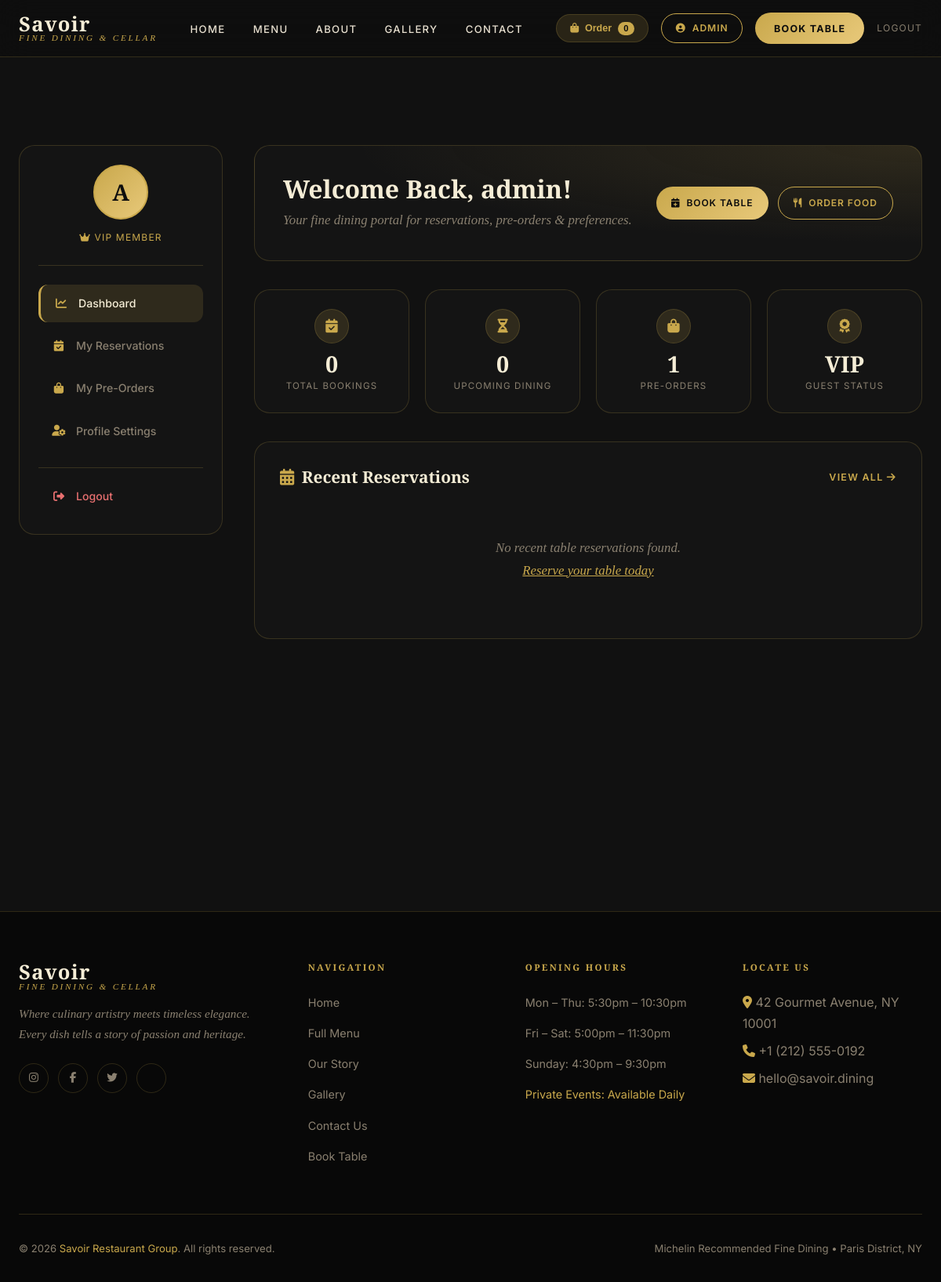
Before: /dashboard/ (signed in) with the older database file.
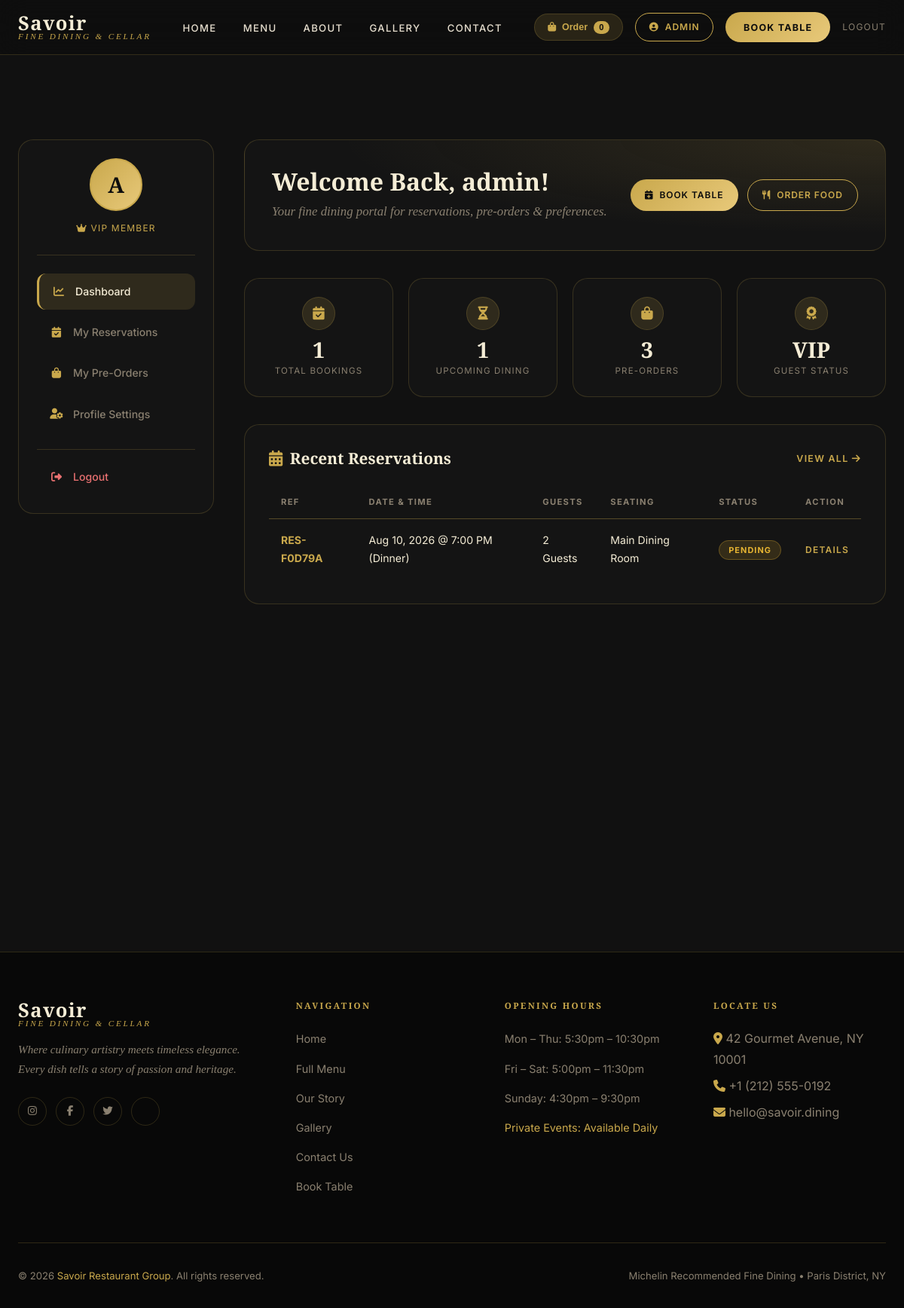
After: the same page with the newer database file.
### User_Dashboard/models.py (models this page shows, shortened)
class Reservation(models.Model):
    TIME_CHOICES = [
        ('12:00', '12:00 PM (Lunch)'),
        ('12:30', '12:30 PM (Lunch)'),
        ('13:00', '1:00 PM (Lunch)'),
        ('13:30', '1:30 PM (Lunch)'),
        ('14:00', '2:00 PM (Lunch)'),
        ('18:00', '6:00 PM (Dinner)'),
        ('18:30', '6:30 PM (Dinner)'),
        ('19:00', '7:00 PM (Dinner)'),
        ('19:30', '7:30 PM (Dinner)'),
        ('20:00', '8:00 PM (Dinner)'),
        ('20:30', '8:30 PM (Dinner)'),
        ('21:00', '9:00 PM (Dinner)'),
    ]
    STATUS_CHOICES = [
        ('pending',   'Pending'),
        ('confirmed', 'Confirmed'),
        ('cancelled', 'Cancelled'),
        ('completed', 'Completed'),
    ]
    OCCASION_CHOICES = [
        ('casual',      'Casual Dining'),
        ('birthday',    'Birthday'),
        ('anniversary', 'Anniversary'),
        ('date',        'Date Night'),
        ('business',    'Business Meal'),
        ('celebration', 'Special Celebration'),
    ]
    SEATING_CHOICES = [
        ('main',     'Main Dining Room'),
        ('window',   'Window Table'),
        ('booth',    'Cozy Booth'),
        ('terrace',  'Outdoor Terrace'),
        ('chef',     'Chef\'s Table / Counter'),
        ('private',  'Private Dining Room'),
    ]
    user               = models.ForeignKey(User, on_delete=models.SET_NULL, null=True, blank=True, related_name='reservations')
    booking_ref        = models.CharField(max_length=20, unique=True, default=generate_res_ref)
    name               = models.CharField(max_length=200)
    email              = models.EmailField()
    phone              = models.CharField(max_length=20)
    guests             = models.PositiveIntegerField(default=2)
    date               = models.DateField()
    time               = models.CharField(max_length=10, choices=TIME_CHOICES)
    occasion           = models.CharField(max_length=50, choices=OCCASION_CHOICES, default='casual', blank=True)
    seating_preference = models.CharField(max_length=50, choices=SEATING_CHOICES, default='main', blank=True)
    special_requests   = models.TextField(blank=True)
    status             = models.CharField(max_length=20, choices=STATUS_CHOICES, default='pending')
    created_at         = models.DateTimeField(auto_now_add=True)
    class Meta:
        ordering = ['-created_at']

### User_Dashboard/views.py (the view)
# urls.py: path('dashboard/',                   views.dashboard,           name='dashboard'),
@login_required
def dashboard(request):
    profile, _ = UserProfile.objects.get_or_create(user=request.user)
    recent_reservations = Reservation.objects.filter(user=request.user)[:3]
    recent_orders       = Order.objects.filter(user=request.user)[:3]
    total_reservations = Reservation.objects.filter(user=request.user).count()
    total_orders       = Order.objects.filter(user=request.user).count()
    upcoming_res       = Reservation.objects.filter(user=request.user, status__in=['pending', 'confirmed']).count()
    return render(request, 'dashboard.html', {
        'profile':             profile,
        'recent_reservations': recent_reservations,
        'recent_orders':       recent_orders,
        'total_reservations':  total_reservations,
        'total_orders':        total_orders,
        'upcoming_res':        upcoming_res,
    })

### templates/dashboard.html (shortened to what the changed rows need)
{% extends 'base.html' %}
{% block content %}
<section class="dash-section" id="dash-section">
  <div class="container">
    <div class="dash-layout">
      <main class="dash-main">
        <div class="dash-welcome fade-in">
          <div>
            <h1>Welcome Back, {{ user.first_name|default:user.username }}!</h1>
          </div>
        </div>
        <div class="stats-grid fade-in">
          <div class="stat-card">
            <div class="stat-icon"><i class="fas fa-calendar-check"></i></div>
            <div class="stat-number">{{ total_reservations }}</div>
            <div class="stat-label">Total Bookings</div>
          </div>
          <div class="stat-card">
            <div class="stat-icon"><i class="fas fa-hourglass-half"></i></div>
            <div class="stat-number">{{ upcoming_res }}</div>
            <div class="stat-label">Upcoming Dining</div>
          </div>
          <div class="stat-card">
            <div class="stat-icon"><i class="fas fa-shopping-bag"></i></div>
            <div class="stat-number">{{ total_orders }}</div>
            <div class="stat-label">Pre-Orders</div>
          </div>
        </div>
        <div class="content-card fade-in">
          <div class="content-card-header">
            <h3><i class="fas fa-calendar-alt"></i> Recent Reservations</h3>
            <a href="{% url 'my_reservations' %}" class="view-all-link">View All <i class="fas fa-arrow-right"></i></a>
          </div>
          {% if recent_reservations %}
            <div style="overflow-x:auto;">
              <table class="dash-table">
                <thead>
                  <tr>
                    <th>Ref</th>
                    <th>Date & Time</th>
                    <th>Guests</th>
                    <th>Seating</th>
                    <th>Status</th>
                    <th>Action</th>
                  </tr>
                </thead>
                <tbody>
                  {% for res in recent_reservations %}
                  <tr>
                    <td style="font-weight:700; color:var(--gold);">{{ res.booking_ref }}</td>
                    <td>{{ res.date|date:"M d, Y" }} @ {{ res.get_time_display }}</td>
                    <td>{{ res.guests }} Guests</td>
                    <td>{{ res.get_seating_preference_display }}</td>
                    <td><span class="status-tag status-{{ res.status }}">{{ res.get_status_display }}</span></td>
                    <td>
                      <a href="{% url 'reservation_details' ref=res.booking_ref %}" class="view-all-link" style="font-size:0.75rem;">Details</a>
                    </td>
                  </tr>
                  {% endfor %}
                </tbody>
              </table>
            </div>
          {% else %}
            <div class="empty-dash-box">
              No recent table reservations found.<br>
              <a href="{% url 'reservation' %}" style="color:var(--gold); text-decoration:underline;">Reserve your table today</a>
            </div>
          {% endif %}
        </div>
      </main>
    </div>
  </div>
</section>
{% endblock %}

Changed rows visible on the page:
added Reservation: booking_ref "RES-F0D79A", date "Aug 10, 2026", time "7:00 PM (Dinner)", guests "2", seating_preference "Main Dining Room", status "PENDING"
Other visible differences:
{{ total_reservations }}: "0" → "1"
{{ upcoming_res }}: "0" → "1"
{{ total_orders }}: "1" → "3"
text no longer shown: "No recent table reservations found. Reserve your table today"
text now shown: "REF DATE & TIME GUESTS SEATING STATUS ACTION"
